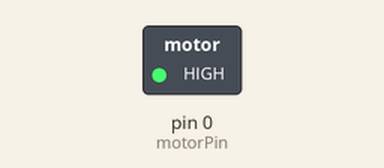
Recording of a sketch running on a simulated Arduino Uno, built with avr-gcc and run on an emulated ATmega328P. Shown: switched loads named in the sketch (green lamp = pin HIGH).

Above: at 0.1 s.
Timing chart, 0 to 1.6 s (numbered marks = the images above):
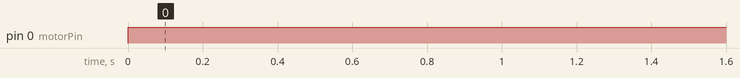

Measured:
- by itself, pin 0 (motorPin): LOW → HIGH at 0.00 s

The sketch:

Rotating.ino
```cpp
int motorPin = 0; // define the motor pin to control the motor
void setup()
{
}


void loop()
{
  analogWrite(motorPin, 134); // assign the motor's speed
}
```
